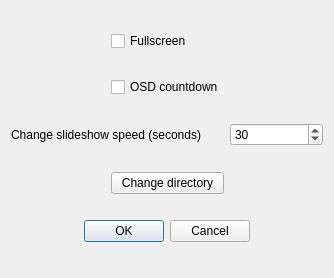
<?xml version="1.0" encoding="UTF-8"?>
<ui version="4.0">
 <class>Options</class>
 <widget class="QDialog" name="Options">
  <property name="windowModality">
   <enum>Qt::NonModal</enum>
  </property>
  <property name="geometry">
   <rect>
    <x>0</x>
    <y>0</y>
    <width>326</width>
    <height>278</height>
   </rect>
  </property>
  <property name="sizePolicy">
   <sizepolicy hsizetype="Preferred" vsizetype="Preferred">
    <horstretch>0</horstretch>
    <verstretch>0</verstretch>
   </sizepolicy>
  </property>
  <property name="windowTitle">
   <string>Options</string>
  </property>
  <property name="sizeGripEnabled">
   <bool>false</bool>
  </property>
  <property name="modal">
   <bool>false</bool>
  </property>
  <layout class="QGridLayout" name="gridLayout">
   <item row="1" column="2">
    <widget class="QCheckBox" name="osdCheckBox">
     <property name="text">
      <string>OSD countdown</string>
     </property>
    </widget>
   </item>
   <item row="0" column="0" rowspan="2" colspan="2">
    <spacer name="horizontalSpacer">
     <property name="orientation">
      <enum>Qt::Horizontal</enum>
     </property>
     <property name="sizeHint" stdset="0">
      <size>
       <width>40</width>
       <height>20</height>
      </size>
     </property>
    </spacer>
   </item>
   <item row="2" column="3" colspan="2">
    <widget class="QSpinBox" name="spinBox">
     <property name="value">
      <number>30</number>
     </property>
    </widget>
   </item>
   <item row="0" column="2">
    <widget class="QCheckBox" name="fullscreenCheckBox">
     <property name="text">
      <string>Fullscreen</string>
     </property>
    </widget>
   </item>
   <item row="2" column="0" colspan="3">
    <widget class="QLabel" name="label_3">
     <property name="text">
      <string>Change slideshow speed (seconds)</string>
     </property>
    </widget>
   </item>
   <item row="4" column="1" colspan="3">
    <widget class="QDialogButtonBox" name="buttonBox">
     <property name="standardButtons">
      <set>QDialogButtonBox::Cancel|QDialogButtonBox::Ok</set>
     </property>
    </widget>
   </item>
   <item row="3" column="4" rowspan="2">
    <spacer name="horizontalSpacer_4">
     <property name="orientation">
      <enum>Qt::Vertical</enum>
     </property>
     <property name="sizeHint" stdset="0">
      <size>
       <width>67</width>
       <height>65</height>
      </size>
     </property>
    </spacer>
   </item>
   <item row="3" column="2">
    <widget class="QPushButton" name="changeDirButton">
     <property name="text">
      <string>Change directory</string>
     </property>
    </widget>
   </item>
   <item row="3" column="0" rowspan="2">
    <spacer name="horizontalSpacer_3">
     <property name="orientation">
      <enum>Qt::Vertical</enum>
     </property>
     <property name="sizeHint" stdset="0">
      <size>
       <width>67</width>
       <height>65</height>
      </size>
     </property>
    </spacer>
   </item>
  </layout>
 </widget>
 <resources/>
 <connections/>
</ui>
